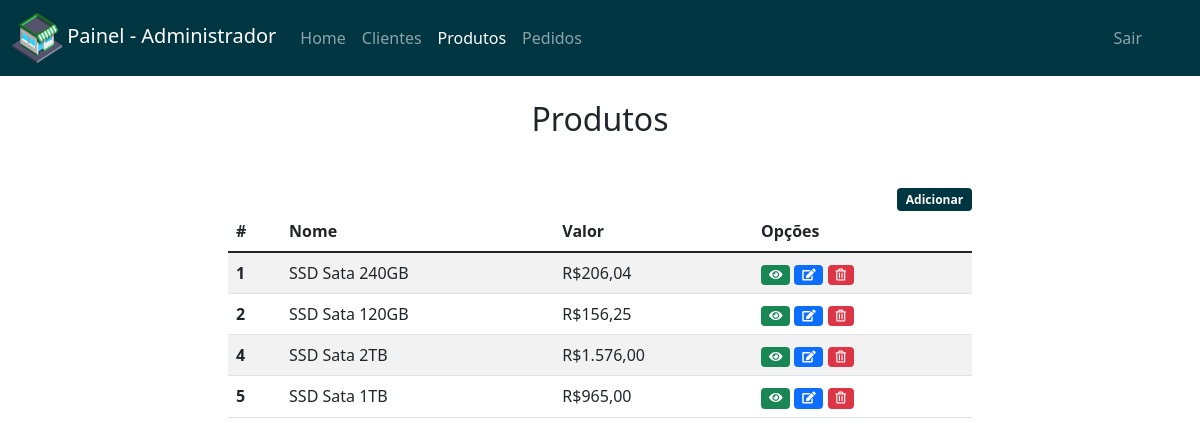
The page /produtos.php (signed in) on the database its author committed.
### tables this page shows
CREATE TABLE `produtos` (
  `id_produto` int(11) NOT NULL,
  `nome_produto` varchar(100) NOT NULL,
  `valor_produto` float NOT NULL
);

### produtos.php (the view, shortened to what this page needs)
<!DOCTYPE html>
<html>
<head>
	<link rel="stylesheet" href="https://use.fontawesome.com/releases/v5.6.1/css/all.css">
	<link href="https://cdn.jsdelivr.net/npm/bootstrap@5.1.3/dist/css/bootstrap.min.css" rel="stylesheet">
</head>
<body>
	<nav class="navbar navbar-expand-lg navbar-dark bg-custom">
	  	<div class="container-fluid">
	    	<a class="navbar-brand" href="index.php">
	      		<img src="img/shop-icon.png" alt="" width="50" height="50">
	      		Painel - Administrador
	    	</a>
		    <div class="collapse navbar-collapse" id="navbarNav">
		      	<ul class="navbar-nav">
		        	<li class="nav-item">
		          		<a class="nav-link" aria-current="page" href="index.php">Home</a>
		        	</li>
		        	<li class="nav-item">
		          		<a class="nav-link" href="clientes.php">Clientes</a>
		        	</li>
			        <li class="nav-item">
			          	<a class="nav-link active" href="produtos.php">Produtos</a>
			        </li>
			        <li class="nav-item">
			          	<a class="nav-link" href="pedidos.php">Pedidos</a>
			        </li>
			        <li class="nav-item" style="right:  50px; position: absolute;">
			          	<a class="nav-link" href="?sair">Sair</a>
			        </li>
		      	</ul>
		    </div>
	  	</div>
	</nav>
	<div class="container">
		<br>
		<h2 align="center">Produtos</h2>
		<div class="col-md-8 offset-md-2" style="margin-top: 50px;">
			<a  onclick="modalView('','adicionar')"><span class="badge bg-custom btn" style="float: right;">Adicionar</span></a>
			<table class="table table-striped">
			  	<thead>
			    	<tr>
			      	<th scope="col">#</th>
			      	<th scope="col">Nome</th>
			      	<th scope="col">Valor</th>
			      	<th scope="col">Opções</th>
			    </tr>
			  	</thead>
			  	<tbody>
			  		<?php
			  			require_once "inc/config.php";
			  			$sql = "SELECT * FROM produtos";
						if($stmt = $pdo->prepare($sql)){
						    if($stmt->execute()){
						        if($stmt->rowCount() != 0){
						            while($row = $stmt->fetch()){?>
					<tr>
			      		<th scope="row"><?=$row['id_produto']?></th>
			      		<td><?=$row['nome_produto']?></td>
			      		<td>R$<?=number_format($row['valor_produto'], 2, ",", ".")?></td>
			      		<td>
			      			<a>
			      				<span class="badge bg-success" onclick="modalView(<?=$row['id_produto']?>,'ver')">
			      					<i class="fas fa-eye" title="Visualizar"></i>
			      				</span>
			      			</a>
			      			<a>
			      				<span class="badge bg-primary" title="Editar" onclick="modalView(<?=$row['id_produto']?>,'editar')">
			      					<i class="fas fa-edit" title="Editar"></i>
			      				</span>
			      			</a>
			      			<a>
			      				<span class="badge bg-danger" onclick="modalView(<?=$row['id_produto']?>,'remover')">
			      					<i class="far fa-trash-alt" title="Remover"></i>
			      				</span>
			      			</a>
			      		</td>
			    	</tr>
					<?php
									}
								}
							}
						}
					?>
			  	</tbody>
			</table>
		</div>
	</div>
</body>
</html>

### produtos.php (style rules this page uses)
.bg-custom { background-color: #003641; }
a { text-decoration: none; }

### rows shown on the page
produtos: id_produto "1", nome_produto "SSD Sata 240GB", valor_produto "206,04"
produtos: id_produto "2", nome_produto "SSD Sata 120GB", valor_produto "156,25"
produtos: id_produto "4", nome_produto "SSD Sata 2TB", valor_produto "1.576,00"
produtos: id_produto "5", nome_produto "SSD Sata 1TB", valor_produto "965,00"
